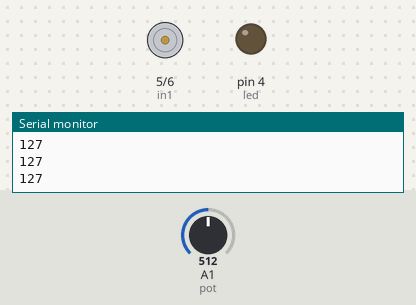
A sketch run on a simulated Arduino Uno, built with avr-gcc and run on an emulated ATmega328P. On the bench: motor-driver pin pairs drawn as motors (green arrow = first pin HIGH = forward, orange = second pin HIGH = backward, longer = more drive, scaled by the enable pin), output pins drawn as LEDs (lit = HIGH), the last lines printed to the serial monitor. Inputs (shaded band) come from the test bench; at power-on: A1 (pot) = 512.

Above: at 1.2 s.
1.3 s: A1 (pot) set to 528
At 2.2 s:
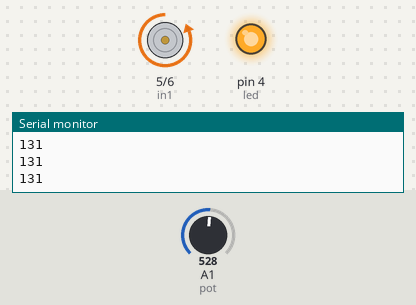
2.8 s: A1 (pot) set to 306
At 3.4 s:
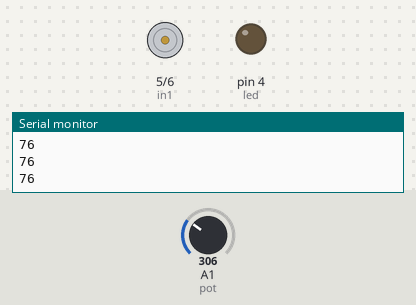
4.3 s: A1 (pot) set to 511
5.8 s: A1 (pot) set to 716
At 7.0 s:
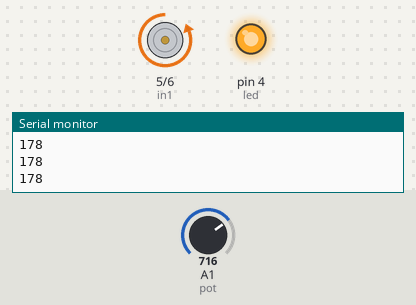
Timing chart, 0 to 8.3 s (numbered marks = the images above; inputs shaded):
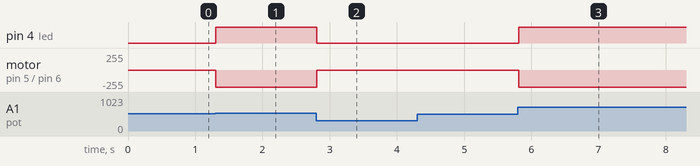

Measured:
- the behaviour switches between 513 and 514 on A1 (pot) (found by bisection; images 0 and 1)
- after the input at 1.3 s, pin 4 (led): LOW → HIGH at once; motor on pin 5 (in1) / pin 6 (in2): stopped → backward 255/255 at once
- after the input at 2.8 s, pin 4 (led): HIGH → LOW at once; motor on pin 5 (in1) / pin 6 (in2): backward 255/255 → stopped at once
- after the input at 5.8 s, pin 4 (led): LOW → HIGH at once; motor on pin 5 (in1) / pin 6 (in2): stopped → backward 255/255 at once

The sketch:

Motor.ino
```cpp
int led =4;
int in1 =5, in2 = 6;
int pot = 15;
int pwmpot = 0;
int enable =7;

void setup() {
  // put your setup code here, to run once:
  pinMode(led, OUTPUT);
  pinMode(in1, OUTPUT);
  pinMode(in2, OUTPUT);
  Serial.begin(9600);
}

void loop() {
  // put your main code here, to run repeatedly:
  pwmpot = map(analogRead(pot), 0, 1023, 0, 255);
  Serial.println(pwmpot);
  if(pwmpot < 127){
    digitalWrite(in1, HIGH);
    digitalWrite(in2, LOW);
  }
   if(pwmpot == 127){
    digitalWrite(in1, LOW);
    digitalWrite(in2, LOW);
  }
   if(pwmpot > 127){
    digitalWrite(in1, LOW);
    digitalWrite(in2, HIGH);
  }
  analogWrite(enable, pwmpot);
  analogWrite(led, pwmpot);


}
```
